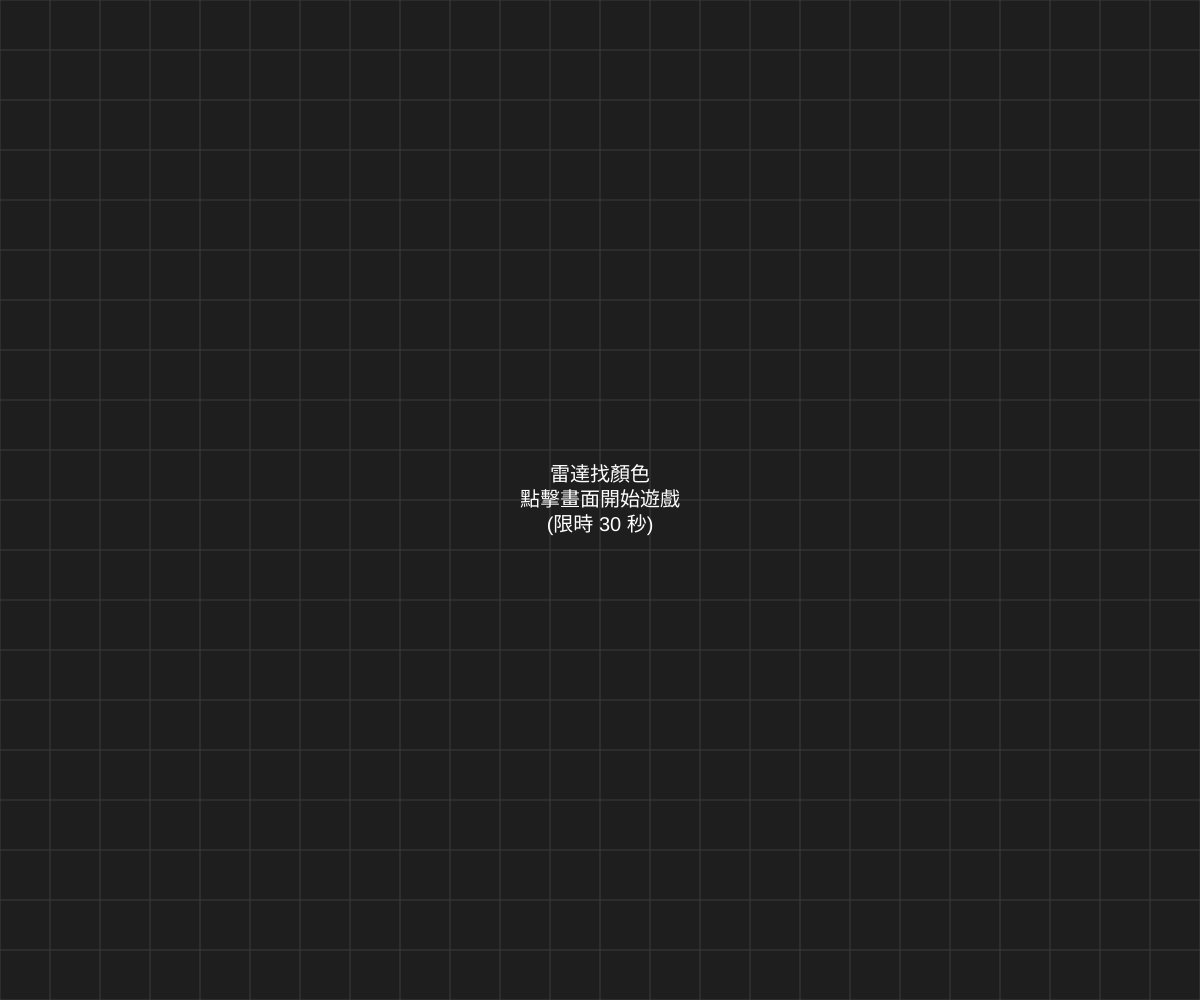
Frame 1 (no input)
Frame 60 (no input): identical to frame 1, image omitted
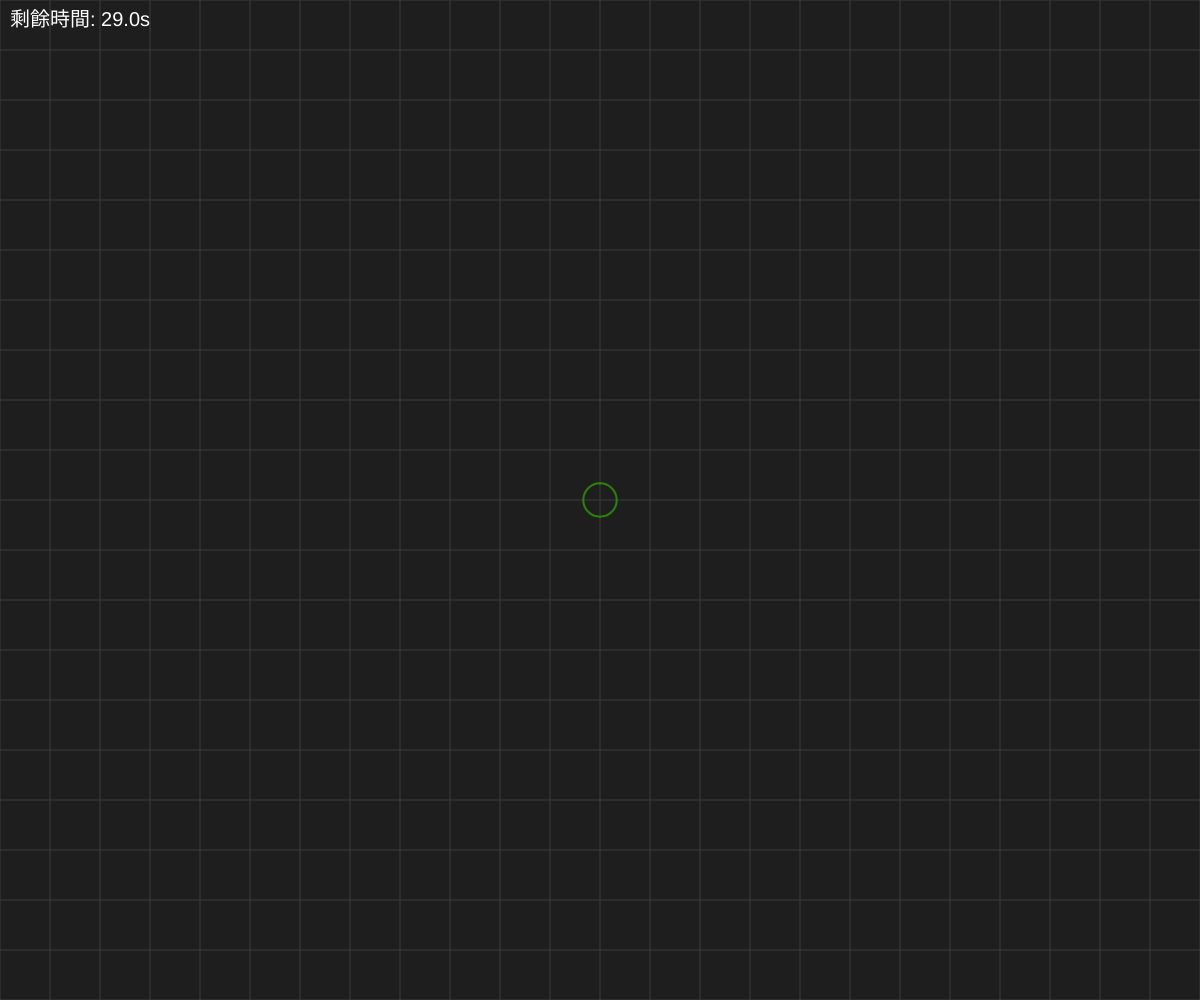
Frame 120 (the mouse pressed at the canvas centre since frame 60)

The p5.js sketch that drew these frames (run headless with seeded random() and noise() and a simulated clock; from frame 60 on, the mouse is pressed at the canvas centre):

// p5.js sketch
// ── sketch.js
let targetX, targetY;
let targetSize = 30;
let gameState = 'START'; // START, PLAYING, WON, LOST
let timeLeft = 30;
let startTime;
let particles = [];

function setup() {
  createCanvas(windowWidth, windowHeight);
  resetGame();
}

function windowResized() {
  resizeCanvas(windowWidth, windowHeight);
}

function draw() {
  background(30); // 深色背景

  drawGrid(); // 繪製背景網格

  if (gameState === 'START') {
    drawMessage("雷達找顏色\n點擊畫面開始遊戲\n(限時 30 秒)");
  } else if (gameState === 'PLAYING') {
    playGame();
  } else if (gameState === 'WON') {
    showWin();
  } else if (gameState === 'LOST') {
    drawMessage("時間到！\n沒能找到方塊\n點擊畫面重玩");
  }
}

function drawGrid() {
  stroke(60); // 深灰色線條
  strokeWeight(1);
  let gridSize = 50; 
  for (let x = 0; x <= width; x += gridSize) {
    line(x, 0, x, height);
  }
  for (let y = 0; y <= height; y += gridSize) {
    line(0, y, width, y);
  }
}

function resetGame() {
  targetX = random(targetSize, width - targetSize);
  targetY = random(targetSize, height - targetSize);
  timeLeft = 30;
  particles = [];
}

function playGame() {
  // 計算剩餘時間
  let elapsed = (millis() - startTime) / 1000;
  timeLeft = 30 - elapsed;

  if (timeLeft <= 0) {
    gameState = 'LOST';
    return;
  }

  // 繪製雷達效果
  let d = dist(mouseX, mouseY, targetX, targetY);
  let intensity = map(d, 0, width, 255, 50);
  
  noFill();
  strokeWeight(2);
  stroke(255 - intensity, intensity, 0, 150); // 越近越紅，越遠越綠
  let pulse = (sin(frameCount * (0.05 + (1/d * 10))) * 20) + 40;
  ellipse(mouseX, mouseY, pulse, pulse);

  // 介面文字
  fill(255);
  noStroke();
  textAlign(LEFT, TOP);
  text(`剩餘時間: ${nf(timeLeft, 1, 1)}s`, 10, 10);
  
  // 偵測是否點擊到 (在 mousePressed 處理，這裡提供視覺提示)
  cursor(CROSS);
}

function showWin() {
  // 慶祝特效：粒子系統
  for (let p of particles) {
    p.update();
    p.display();
  }
  
  drawMessage(`恭喜找到！\n座標: [X: ${floor(targetX)}, Y: ${floor(targetY)}]\n點擊畫面再玩一次`);
}

function drawMessage(msg) {
  fill(255);
  noStroke();
  textAlign(CENTER, CENTER);
  textSize(20);
  text(msg, width / 2, height / 2);
}

function mousePressed() {
  if (gameState === 'START' || gameState === 'WON' || gameState === 'LOST') {
    resetGame();
    startTime = millis();
    gameState = 'PLAYING';
  } else if (gameState === 'PLAYING') {
    let d = dist(mouseX, mouseY, targetX, targetY);
    if (d < targetSize) {
      gameState = 'WON';
      console.log(`找到方塊！座標為: X=${targetX}, Y=${targetY}`);
      // 初始化慶祝粒子
      for (let i = 0; i < 100; i++) {
        particles.push(new Particle(targetX, targetY));
      }
    }
  }
}

// 慶祝用的小粒子類別
class Particle {
  constructor(x, y) {
    this.pos = createVector(x, y);
    this.vel = p5.Vector.random2D().mult(random(2, 6));
    this.acc = createVector(0, 0.1);
    this.color = color(random(255), random(255), random(255));
  }
  update() {
    this.vel.add(this.acc);
    this.pos.add(this.vel);
  }
  display() {
    fill(this.color);
    noStroke();
    ellipse(this.pos.x, this.pos.y, 5, 5);
  }
}
